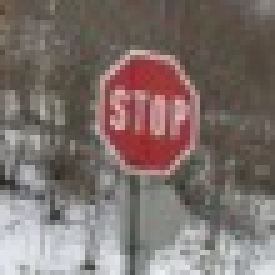
#> input picture simulation/evaluate_test/test_images/stoppskilt5.jpg, 55 x 55 px (shown 5 times larger)
$ python crop.py
#> lines starting #> are read from the running program, lines starting #| are printed output that depends on the picture
from PIL import Image
import os

def crop(infile,height,width,step):
    im = Image.open(infile)
    imgwidth, imgheight = im.size
    #for i in range(0,imgwidth-width,2):
    for j in range(0,imgwidth-width,step):
        #for j in range(0,imgheight-height,2):
        for i in range(0,imgheight-height,step):
            box = (i, j, (i+width), (j+height))
            yield im.crop(box)

if __name__=='__main__':
    #infile='test_images/small50kmh.jpg'
    infile='test_images/stoppskilt5.jpg'
    height=32
    width=32
    step=1
    start_num=0
    for k,piece in enumerate(crop(infile,height,width,step),start_num):
        img=Image.new('RGB', (height,width), 255)
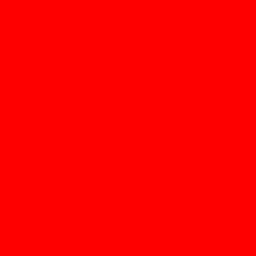
#> img: PIL image 32x32 RGB (shown 8 times larger); mean R, G, B 255, 0, 0
        img.paste(piece)
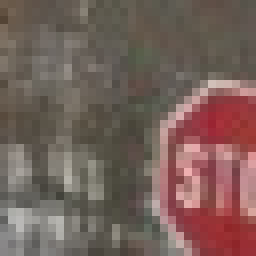
#> piece: PIL image 32x32 RGB (shown 8 times larger); mean R, G, B 117.7, 96.4, 90
        #path=("IMG-%s.jpg" % k)
        path=("res_images/IMG-%s.jpg" % k)
        img.save(path)
